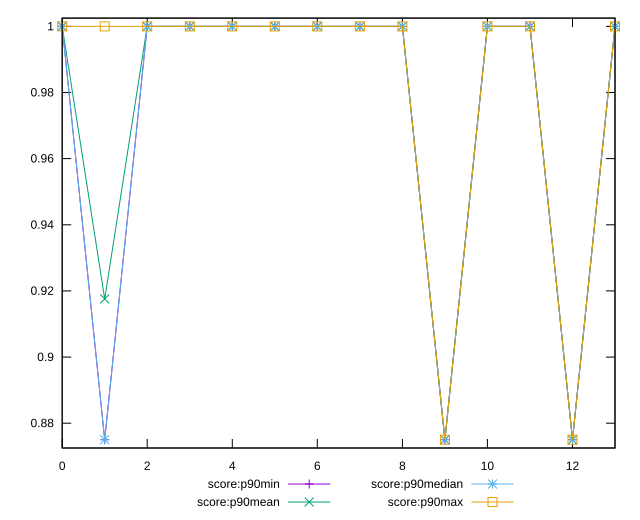

Source code (gnuplot):
reset
set terminal svg size 640, 520
set output "reprap/unminified-javascript/progression/score.svg"

$scoreP90Min <<EOF
0 1
1 0.875
2 1
3 1
4 1
5 1
6 1
7 0.875
8 1
9 0.875
10 1
11 1
12 0.875
13 1
EOF

$scoreP90Mean <<EOF
0 1
1 0.9166666666666666
2 1
3 1
4 1
5 1
6 1
7 0.9986111111111111
8 1
9 0.875
10 1
11 1
12 0.875
13 1
EOF

$scoreP90Median <<EOF
0 1
1 0.875
2 1
3 1
4 1
5 1
6 1
7 1
8 1
9 0.875
10 1
11 1
12 0.875
13 1
EOF

$scoreP90Max <<EOF
0 1
1 1
2 1
3 1
4 1
5 1
6 1
7 1
8 1
9 0.875
10 1
11 1
12 0.875
13 1
EOF

set key outside below
set yrange [0.8725:1.0025]

plot \
  $scoreP90Min title "score:p90min" with linespoints, \
  $scoreP90Mean title "score:p90mean" with linespoints, \
  $scoreP90Median title "score:p90median" with linespoints, \
  $scoreP90Max title "score:p90max" with linespoints, \


reset
